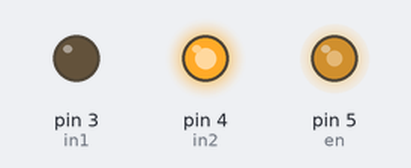
Recording of a sketch running on a simulated Arduino Uno, built with avr-gcc and run on an emulated ATmega328P. On the bench: output pins drawn as LEDs (lit = HIGH).

Above: at 0.1 s.
Timing chart, 0 to 1.6 s (numbered marks = the images above):
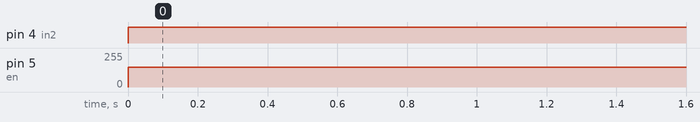

Measured:
- by itself, pin 4 (in2): LOW → HIGH at 0.00 s
- by itself, pin 5 (en): 0/255 → 150/255 at 0.00 s

The sketch:

Reverse_motar.ino
```cpp
int in1=3;
int in2=4;
int en=5;

void setup(){
  pinMode(in1,OUTPUT);
  pinMode(in2,OUTPUT);
  pinMode(en,OUTPUT);

}

void loop(){
  digitalWrite(in1,LOW);
  digitalWrite(in2,HIGH);
  analogWrite(en,150);
}
```
